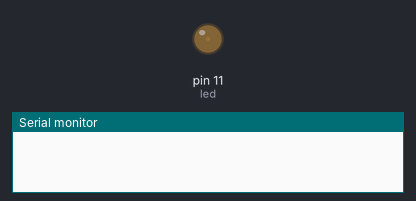
This sketch was run on a simulated Arduino Uno, built with avr-gcc and run on an emulated ATmega328P. On the bench: output pins drawn as LEDs (lit = HIGH), the last lines printed to the serial monitor.

Above: at 0.05 s.
At 0.95 s:
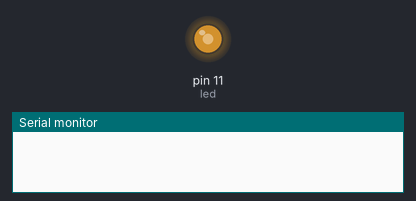
At 1.4 s:
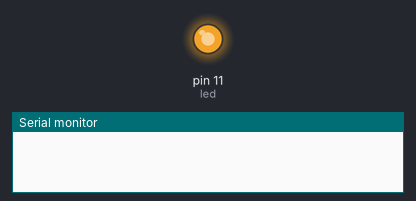
At 2.75 s:
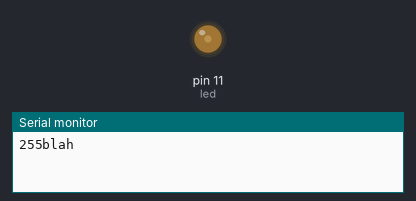
Timing chart, 0 to 7.0 s (numbered marks = the images above):
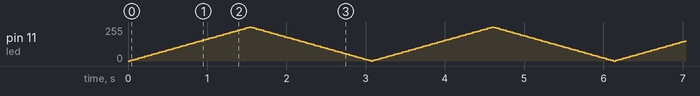

The sketch:

ledFade.ino
```cpp
//declare the variable: my pin number, initial brighness is set to 0, and the fade anount can be adjusted
int led = 11;
int fadeAmount = 5;
int brightness = 0;

//declare the function that will set the pin to output mode
void setup() {
  pinMode(led, OUTPUT);
  Serial.begin(9600);
}
//declare a function that will run a loop
void loop() {
   analogWrite(led, brightness);
   brightness += fadeAmount;
   if (brightness <= 0 || brightness >= 255){
   fadeAmount =- fadeAmount;
   Serial.print(brightness);
   Serial.print("blah\n");
   }
   delay (30);
   }
```
